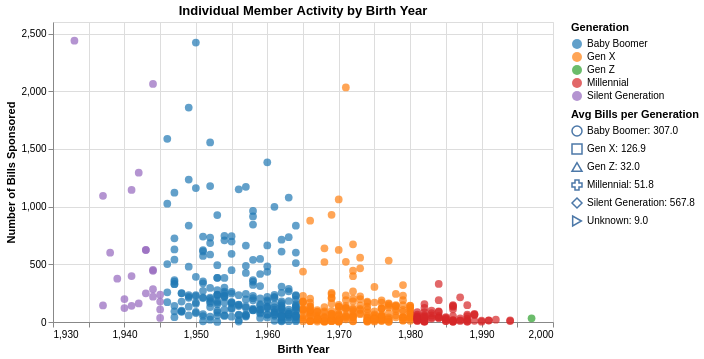

Source (notebook cell):
### Code cell
# Option 1: If you have image URLs in your data
# First, let's add sample image URLs (you would replace this with real data)
df1_with_images = df1.copy()

# Example: Create placeholder image URLs (replace with actual photo URLs)
# You could use official congressional photos, Wikipedia images, etc.
def create_image_url(name, party):
    # This is a placeholder - you'd replace with actual image URLs
    # For example: official house.gov photos, bioguide photos, etc.
    cleaned_name = name.replace(" ", "_").replace(",", "")
    return f"https://via.placeholder.com/150x200/{'0015BC' if party == 'D' else 'FF0000'}/FFFFFF?text={cleaned_name[:10]}"

df1_with_images['ImageURL'] = df1_with_images.apply(lambda row: create_image_url(row['Name'], row['Party']), axis=1)

# Compute average bills per member for each generation to show in a second legend
avg_bills_by_gen = (
    df1_with_images.groupby('Generation', as_index=False)['BillCount']
    .mean()
    .rename(columns={'BillCount': 'AvgBillsPerMember'})
)
# Build label like "Gen X: 12.34"
avg_bills_by_gen['AvgLabel'] = avg_bills_by_gen.apply(
    lambda r: f"{r['Generation']}: {r['AvgBillsPerMember']:.1f}", axis=1
)

# Individual member activity chart WITH image tooltips
member_activity_with_images = alt.Chart(df1_with_images).mark_circle(opacity=0.7).add_params(
    alt.selection_interval()
).encode(
    x=alt.X('BirthYear:Q', title='Birth Year', scale=alt.Scale(domain=[1930, 2000])),
    y=alt.Y('BillCount:Q', title='Number of Bills Sponsored'),
    color=alt.Color('Generation:N', scale=alt.Scale(scheme='category10')),
    size=alt.value(60),
    tooltip=[
        'Name:N',
        'Generation:N', 
        'Party:N', 
        'BirthYear:Q', 
        'BillCount:Q',
        alt.Tooltip('ImageURL:N', title='Photo')  # This adds the image to tooltip
    ]
).properties(
    title='Individual Member Activity by Birth Year ',
    width=500,
    height=300
)

# Add a second legend by layering an invisible chart that carries a legend-only encoding
avg_legend_layer = alt.Chart(avg_bills_by_gen).mark_point(opacity=0).encode(
    # Use shape to produce a separate discrete legend with our preformatted labels
    shape=alt.Shape('AvgLabel:N', legend=alt.Legend(title='Avg Bills per Generation'))
)

# Combine: base scatter + legend-only layer
member_activity_with_images = member_activity_with_images + avg_legend_layer

print("Sample of data with image URLs:")
print(df1_with_images[['Name', 'Party', 'ImageURL']].head(3))
member_activity_with_images

### Figure 1 — Vega-Lite specification as saved in the notebook (floating-point values rounded to 4 significant figures; data arrays with more than 128 entries replaced by an {"elided": "..."} marker saying what was removed)
{"config": {"view": {"continuousWidth": 300, "continuousHeight": 300}}, "layer": [{"data": {"name": "data-a938b3ed860c318d26a8a8a118fe478c"}, "mark": {"type": "circle", "opacity": 0.7}, "encoding": {"color": {"field": "Generation", "scale": {"scheme": "category10"}, "type": "nominal"}, "size": {"value": 60}, "tooltip": [{"field": "Name", "type": "nominal"}, {"field": "Generation", "type": "nominal"}, {"field": "Party", "type": "nominal"}, {"field": "BirthYear", "type": "quantitative"}, {"field": "BillCount", "type": "quantitative"}, {"field": "ImageURL", "title": "Photo", "type": "nominal"}], "x": {"field": "BirthYear", "scale": {"domain": [1930, 2000]}, "title": "Birth Year", "type": "quantitative"}, "y": {"field": "BillCount", "title": "Number of Bills Sponsored", "type": "quantitative"}}, "name": "view_4", "title": "Individual Member Activity by Birth Year "}, {"data": {"name": "data-1cf89457e0c5828fde8618f47836c6fa"}, "mark": {"type": "point", "opacity": 0}, "encoding": {"shape": {"field": "AvgLabel", "legend": {"title": "Avg Bills per Generation"}, "type": "nominal"}}}], "height": 300, "params": [{"name": "param_17", "select": {"type": "interval"}, "views": ["view_4"]}], "width": 500, "$schema": "https://vega.github.io/schema/vega-lite/v5.20.1.json", "datasets": {"data-a938b3ed860c318d26a8a8a118fe478c": {"elided": "538 records"}, "data-1cf89457e0c5828fde8618f47836c6fa": [{"Generation": "Baby Boomer", "AvgBillsPerMember": 307.0, "AvgLabel": "Baby Boomer: 307.0"}, {"Generation": "Gen X", "AvgBillsPerMember": 126.9, "AvgLabel": "Gen X: 126.9"}, {"Generation": "Gen Z", "AvgBillsPerMember": 32.0, "AvgLabel": "Gen Z: 32.0"}, {"Generation": "Millennial", "AvgBillsPerMember": 51.81, "AvgLabel": "Millennial: 51.8"}, {"Generation": "Silent Generation", "AvgBillsPerMember": 567.8, "AvgLabel": "Silent Generation: 567.8"}, {"Generation": "Unknown", "AvgBillsPerMember": 9.0, "AvgLabel": "Unknown: 9.0"}]}}
